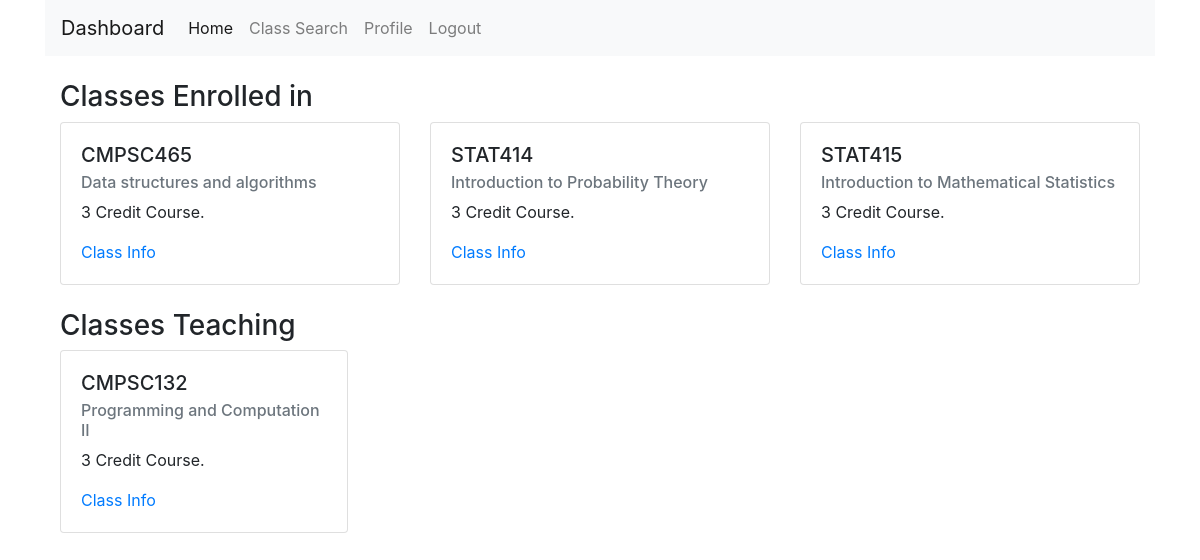
/dashboard (signed in), run on the app's committed database.
### tables this page shows
CREATE TABLE Courses(
    course_id TEXT,
    course_name TEXT,
    course_desc TEXT,
    teaching_team_id int,
    late_drop_deadline TEXT,

    PRIMARY KEY (course_id),
    FOREIGN KEY (teaching_team_id) REFERENCES Prof_Teaching_Teams (teaching_team_id)
);

### app.py (the view)
@app.route('/dashboard')
@login_required
def dashboard():
    userType = get_user_type(current_user.email)
    classes = None
    if userType == "student":
        classes = get_enrolled_classes(current_user.email)
        classesTaught = get_TA_classes(current_user.email)
    elif userType == "professor":
        classesTaught = get_taught_classes(current_user.email)
    else:
        return redirect(url_for('login'))
    return render_template('dashboard.html', name=current_user.name, classes=classes, classesTaught=classesTaught)

### app.py (called while the page is built)
@login.user_loader
def load_user(email):
    return User.query.get(email)

def get_enrolled_classes(email):
    connection = sql.connect('database.db')
    cursor = connection.execute('SELECT * FROM Enrolls WHERE student_email = ?', (email,))
    result = cursor.fetchall()
    classes = []
    for row in result:
        class_info = get_class_info(row[1])
        classes.append(class_info)
    return classes

def get_class_info(course_id):
    connection = sql.connect('database.db')
    cursor = connection.execute('SELECT * FROM Courses WHERE course_id = ?', (course_id,))
    result = cursor.fetchone()
    return result

def get_user_type(email):
    connection = sql.connect('database.db')
    cursor = connection.execute('SELECT * FROM Students WHERE email = ?', (email,))
    result = cursor.fetchone()
    if result:
        return "student"
    cursor = connection.execute('SELECT * FROM Professors WHERE email = ?', (email,))
    result = cursor.fetchone()
    if result:
        return "professor"
    return None

def get_TA_classes(email):
    connection = sql.connect('database.db')
    cursor = connection.execute('SELECT * FROM TA_Teaching_Teams WHERE student_email = ?', (email,))
    result = cursor.fetchone()
    if result:
        cursor = connection.execute('SELECT * FROM Courses WHERE teaching_team_id = ?', (result[1],))
        result = cursor.fetchall()
        return result

### templates/dashboard.html (shortened to what this page needs)
<!DOCTYPE html>
<html lang="en" dir="ltr">
<head>
    <link rel="stylesheet" href="https://stackpath.bootstrapcdn.com/bootstrap/4.4.1/css/bootstrap.min.css"
>
</head>
<body>
<div class="container style=">
    <nav class="navbar navbar-expand-lg navbar-light bg-light">
        <a class="navbar-brand" href="/dashboard">Dashboard</a>
        <div class="collapse navbar-collapse" id="navbarSupportedContent">
            <ul class="navbar-nav mr-auto">
                <li class="nav-item active">
                    <a class="nav-link" href="/dashboard">Home<span class="sr-only">(current)</span></a>
                </li>
                <li class="nav-item">
                    <a class="nav-link" href="/classSearch">Class Search</a>
                </li>
                <li class="nav-item">
                    <a class="nav-link" href="/userProfile">Profile</a>
                </li>
                <li class="nav-item">
                    <a class="nav-link" href="/logout" tabindex="-1">Logout</a>
                </li>
            </ul>
        </div>
    </nav>
    <div class="container">
        {% if classes %}
            <h3>Classes Enrolled in</h3>
            <div class="card-deck">
            {% for class_id, class_name, class_desc, tt_id, drop_date in classes %}
                <div class="card" style="width: 18rem;">
                    <div class="card-body">
                        <h5 class="card-title">{{ class_id }}</h5>
                        <h6 class="card-subtitle mb-2 text-muted">{{ class_name }}</h6>
                        <p class="card-text">{{ class_desc }}</p>
                        <a href="/classInfo/{{ class_id }}" class="card-link">Class Info</a>
                    </div>
                </div>
            {% endfor %}
        {% endif %}
        </div>
        {% if classesTaught %}
            <h3>Classes Teaching</h3>
            {% for class_id, class_name, class_desc, tt_id, drop_date in classesTaught %}
                <div class="card" style="width: 18rem;">
                    <div class="card-body">
                        <h5 class="card-title">{{ class_id }}</h5>
                        <h6 class="card-subtitle mb-2 text-muted">{{ class_name }}</h6>
                        <p class="card-text">{{ class_desc }}</p>
                        <a href="/classInfo/{{ class_id }}" class="card-link">Class Info</a>
                    </div>
                </div>
            {% endfor %}
        {% endif %}
    </div>
</div>
</body>
</html>

### data on the page
Courses: course_id "CMPSC465", course_name "Data structures and algorithms", course_desc "3 Credit Course."
Courses: course_id "STAT414", course_name "Introduction to Probability Theory", course_desc "3 Credit Course."
Courses: course_id "STAT415", course_name "Introduction to Mathematical Statistics", course_desc "3 Credit Course."
Courses: course_id "CMPSC132", course_name "Programming and Computation II", course_desc "3 Credit Course."
